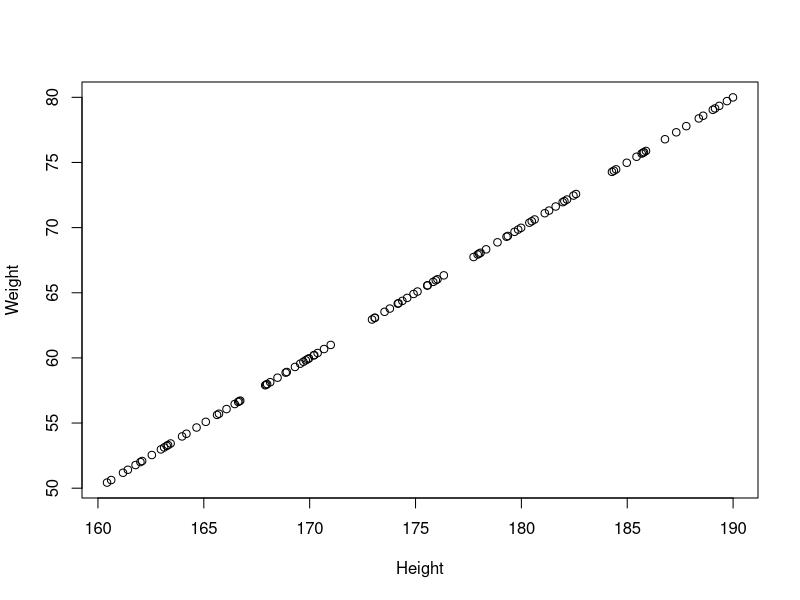
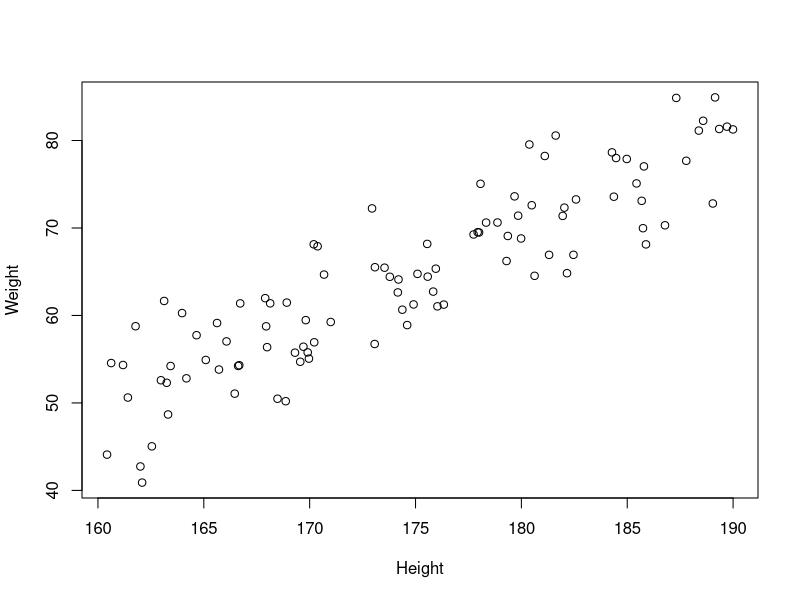
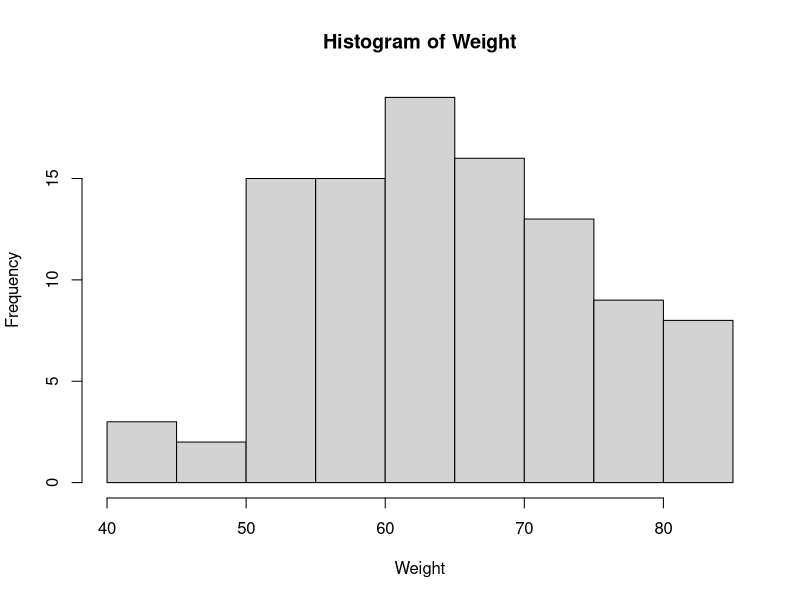
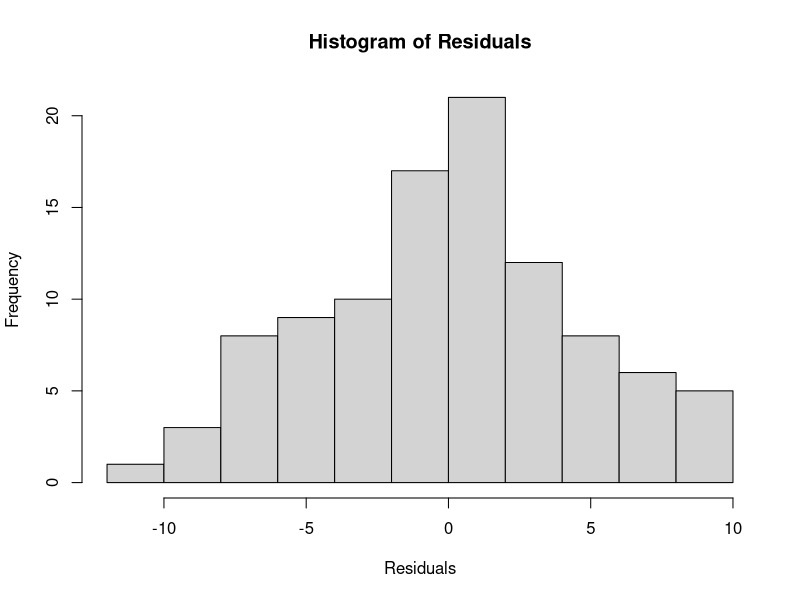
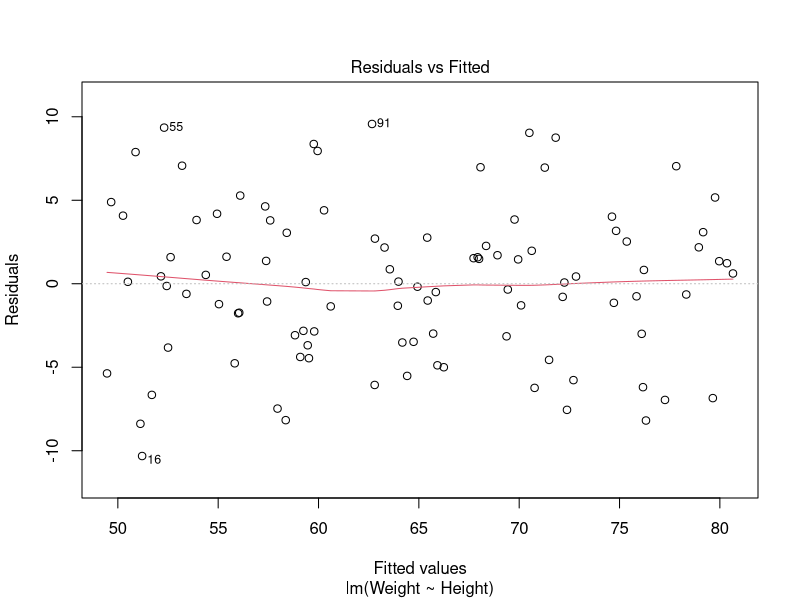
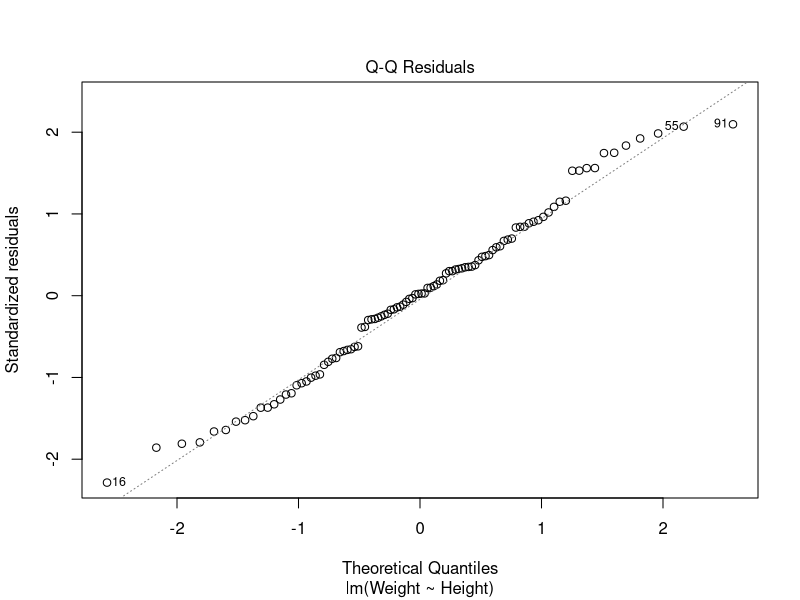
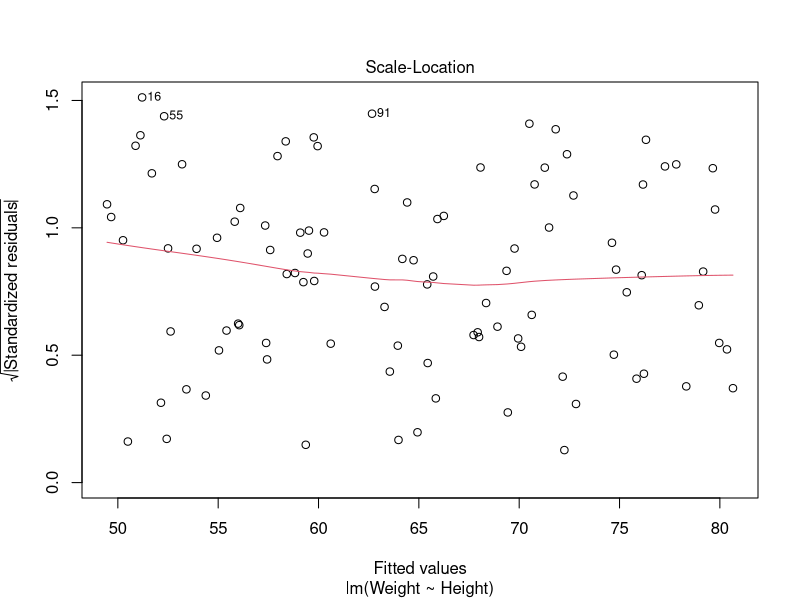
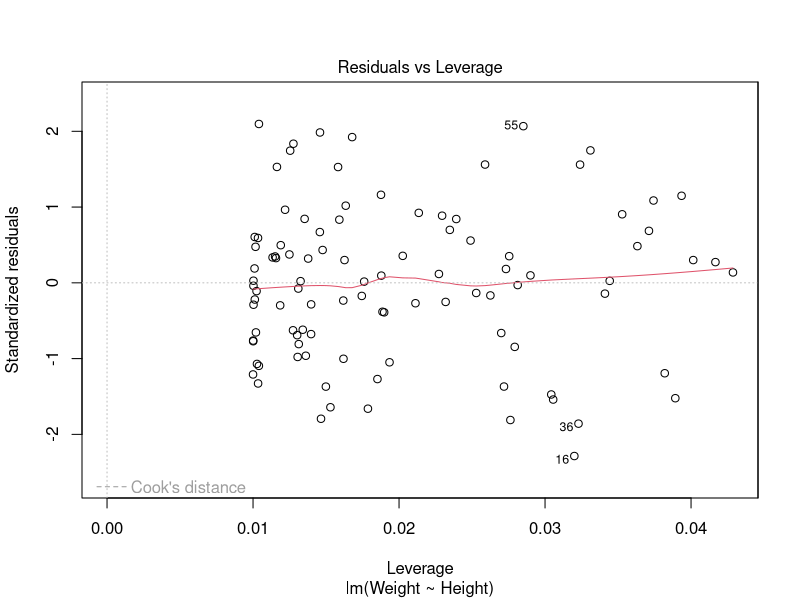

The R source for these figures, in order:
## ---- chunk 1
N<-100

Height<-runif(N, 160, 190)

Weight<-Height-110

plot(Weight~Height)

Weight<-Height-110+rnorm(N, mean=0, sd=5)

plot(Weight~Height)

Data<-data.frame(Height, Weight)
## ---- chunk 2
Model1<-lm(Weight~Height, data=Data)

summary(Model1)

#Y~a+b*X+E

hist(Weight)
Residuals<-residuals(Model1)
hist(Residuals)

plot(Model1)

Data<-rbind(Data, c(200, 40))

Data<-Data[-101,]
